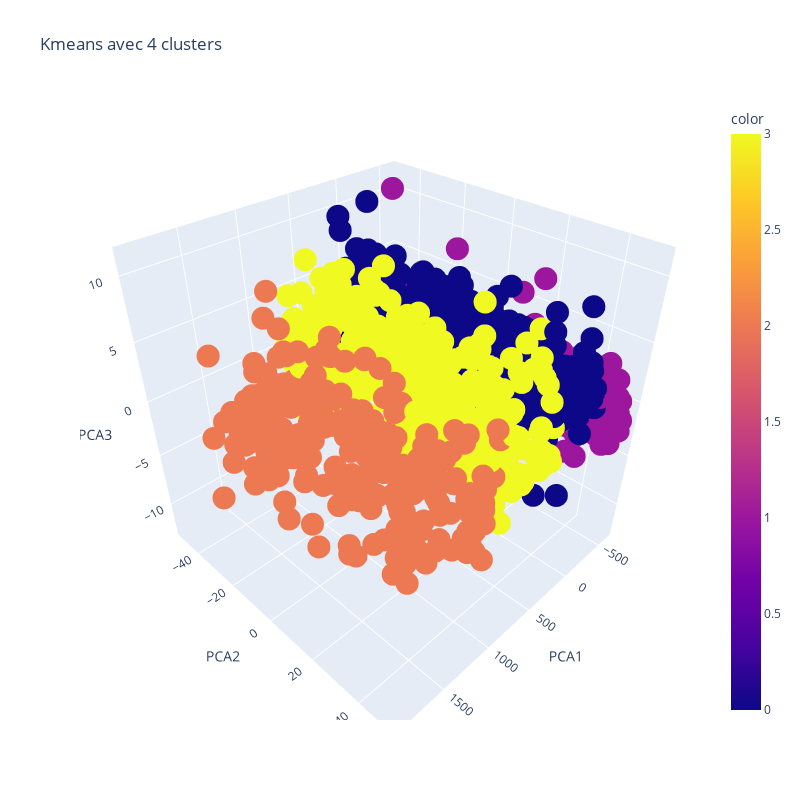

The cell this chart's notebook holds for it:
### Markdown cell above
On applique l'algorithme à nos données

### Code cell
kmeans = KMeans(n_clusters=4).fit(PCA_df)
y_kmeans = kmeans.predict(PCA_df)

fig = px.scatter_3d(PCA_df, x='PCA1', y='PCA2', z='PCA3', color=y_kmeans, width=800, height=800, title='Kmeans avec 4 clusters')
fig.show()

### Figure 1 — Plotly figure (JSON) as saved in the notebook; plotly's stock layout.template omitted (floating-point values rounded to 4 significant figures; data arrays with more than 128 entries replaced by an {"elided": "..."} marker saying what was removed)
{"data": [{"hovertemplate": "PCA1=%{x}<br>PCA2=%{y}<br>PCA3=%{z}<br>color=%{marker.color}<extra></extra>", "legendgroup": "", "marker": {"color": {"elided": "2212 int values"}, "coloraxis": "coloraxis", "symbol": "circle"}, "mode": "markers", "name": "", "scene": "scene", "showlegend": false, "type": "scatter3d", "x": {"elided": "2212 float values"}, "y": {"elided": "2212 float values"}, "z": {"elided": "2212 float values"}}], "layout": {"coloraxis": {"colorbar": {"title": {"text": "color"}}, "colorscale": [[0, "#0d0887"], [0.1111, "#46039f"], [0.2222, "#7201a8"], [0.3333, "#9c179e"], [0.4444, "#bd3786"], [0.5556, "#d8576b"], [0.6667, "#ed7953"], [0.7778, "#fb9f3a"], [0.8889, "#fdca26"], [1, "#f0f921"]]}, "height": 800, "legend": {"tracegroupgap": 0}, "scene": {"domain": {"x": [0, 1], "y": [0, 1]}, "xaxis": {"title": {"text": "PCA1"}}, "yaxis": {"title": {"text": "PCA2"}}, "zaxis": {"title": {"text": "PCA3"}}}, "title": {"text": "Kmeans avec 4 clusters"}, "width": 800}}
